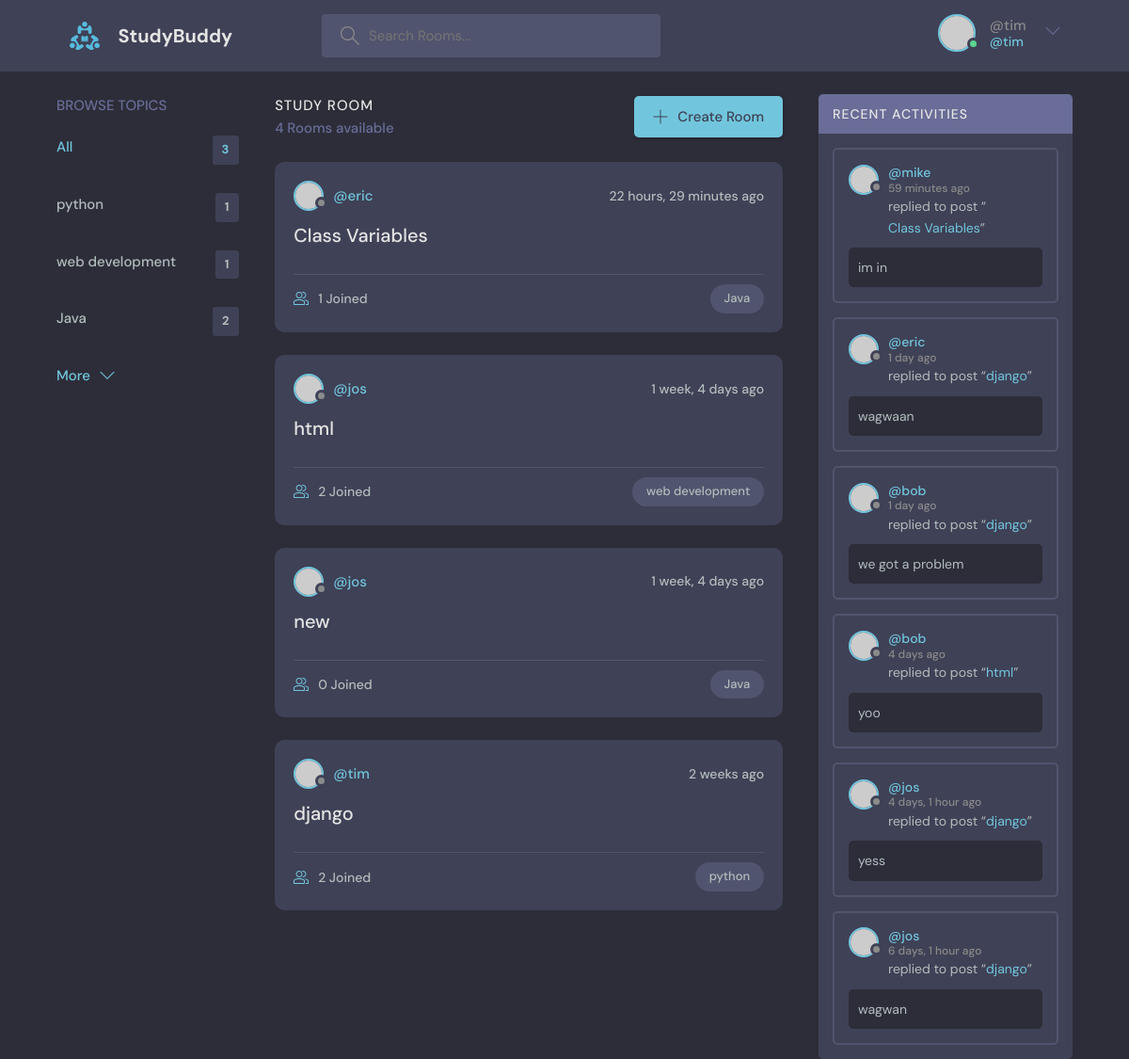
Screenshot of / (signed in) with the database file from the repository.
### base/models.py (models this page shows, shortened)
class Topic(models.Model):
    name= models.CharField(max_length=200)

class Room(models.Model):
    host = models.ForeignKey(User, on_delete=models.SET_NULL, null=True)
    topic = models.ForeignKey(Topic, on_delete=models.SET_NULL, null=True)
    name = models.CharField(max_length=200)
    description = models.TextField(null=True, blank=True)
    participants = models.ManyToManyField(
        User, related_name='participants', blank=True)
    updated = models.DateTimeField(auto_now=True)
    created = models.DateTimeField(auto_now_add=True)
    class Meta:
        ordering = ['-updated', '-created']
    def __str__(self):
        return self.name

class Message(models.Model):
    user = models.ForeignKey(User, on_delete=models.CASCADE)
    room = models.ForeignKey(Room, on_delete=models.CASCADE)
    body = models.TextField()
    updated = models.DateTimeField(auto_now=True)
    created = models.DateTimeField(auto_now_add=True)
    class Meta:
        ordering = ['-updated', '-created']

### base/views.py (the view)
# urls.py: path('', views.home, name="home"),
def home(request):
    q = request.GET.get('q') if request.GET.get('q') != None else ''
    rooms = Room.objects.filter(
        Q(topic__name__icontains=q) |
        Q(name__icontains=q) |
        Q(description__icontains=q)
        )
    topics = Topic.objects.all()
    room_count = rooms.count()
    room_messages = Message.objects.filter(Q(room__topic__name__icontains=q))
    context = {'rooms':rooms, 'topics':topics, 'room_count':room_count, 'room_messages':room_messages}
    return render(request, 'base/home.html', context)

### base/templates/base/home.html (shortened to what this page needs)
{% extends 'main.html'%}
{% block content %}
<main class="layout layout--3">
  <div class="container">
    {% include 'base/topics_component.html' %}
    <div class="roomList">
      <div class="roomList__header">
        <div>
          <h2>Study Room</h2>
          <p>{{room_count}} Rooms available</p>
        </div>
        <a class="btn btn--main" href="create-room.html">
          <svg version="1.1" xmlns="http://www.w3.org/2000/svg" width="32" height="32" viewBox="0 0 32 32">
            <title>add</title>
            <path
              d="M16.943 0.943h-1.885v14.115h-14.115v1.885h14.115v14.115h1.885v-14.115h14.115v-1.885h-14.115v-14.115z">
            </path>
          </svg>
          Create Room
        </a>
      </div>
      {% include 'base/feed_component.html' %}
    </div>
    {% include 'base/activity_component.html' %}
  </div>
</main>
{% endblock %}

### templates/navbar.html (shortened to what this page needs)
{% load static %}
<header class="header header--loggedIn">
    <div class="container">
        <a href="{% url 'home' %}" class="header__logo">
            <img src="{% static 'images/logo.svg' %}" />
            <h1>StudyBuddy</h1>
        </a>
        <form class="header__search" method="GET" action="{% url 'home' %}">
            <label>
                <input type="text" name="q" placeholder="Search Rooms..." />
            </label>
        </form>
        <nav class="header__menu">
            {% if request.user.is_authenticated %}
            <div class="header__user">
                <a href="profile.html">
                    <div class="avatar avatar--medium active">
                        <img src="https://randomuser.me/api/portraits/men/37.jpg" />
                    </div>
                    <p>@{{request.user.username}}<span>@{{request.user.username}}</span></p>
                </a>
                <button class="dropdown-button">
                    <svg version="1.1" xmlns="http://www.w3.org/2000/svg" width="32" height="32" viewBox="0 0 32 32">
                        <title>chevron-down</title>
                        <path d="M16 21l-13-13h-3l16 16 16-16h-3l-13 13z"></path>
                    </svg>
                </button>
            </div>
            {% else %}
            <a href="{% url 'login' %}">
                <img src="{% static 'images/avatar.svg' %}" />
                <p>Login</p>
            </a>
            {% endif %}
        </nav>
    </div>
</header>

### base/templates/base/topics_component.html
<div class="topics">
    <div class="topics__header">
        <h2>Browse Topics</h2>
    </div>
    <ul class="topics__list">
        <li>
            <a href="{% url 'home' %}" class="active">All <span>{{topics.count}}</span></a>
        </li>
        {% for topic in topics %}
        <li>
            <a href="{% url 'home' %}?q={{topic.name}}">{{topic.name}}<span>{{topic.room_set.all.count}}</span></a>
        </li>
        {% endfor %}
    </ul>
    <a class="btn btn--link" href="topics.html">
        More
        <svg version="1.1" xmlns="http://www.w3.org/2000/svg" width="32" height="32" viewBox="0 0 32 32">
            <title>chevron-down</title>
            <path d="M16 21l-13-13h-3l16 16 16-16h-3l-13 13z"></path>
        </svg>
    </a>
</div>

### base/templates/base/feed_component.html (shortened to what this page needs)
{% for room in rooms %}
<div class="roomListRoom">
    <div class="roomListRoom__header">
        <a href="{% url 'user-profile' room.host.id %}" class="roomListRoom__author">
            <div class="avatar avatar--small">
                <img src="https://randomuser.me/api/portraits/women/11.jpg" />
            </div>
            <span>@{{room.host.username}}</span>
        </a>
        <div class="roomListRoom__actions">
            <span>{{room.created|timesince}} ago</span>
        </div>
    </div>
    <div class="roomListRoom__content">
        <a href="{% url 'room' room.id %}">{{room.name}}</a>
    </div>
    <div class="roomListRoom__meta">
        <a href="room.html" class="roomListRoom__joined">
            {{room.participants.all.count}} Joined
        </a>
        <p class="roomListRoom__topic">{{room.topic.name}}</p>
    </div>
</div>
{% endfor%}

### base/templates/base/activity_component.html (shortened to what this page needs)
<div class="activities">
    <div class="activities__header">
        <h2>Recent Activities</h2>
    </div>
    {% for message in room_messages %}
    <div class="activities__box">
        <div class="activities__boxHeader roomListRoom__header">
            <a href="{% url 'user-profile' message.user.id %}" class="roomListRoom__author">
                <div class="avatar avatar--small">
                    <img src="https://randomuser.me/api/portraits/women/11.jpg" />
                </div>
                <p>
                    @{{message.user}}
                    <span>{{message.created|timesince}} ago</span>
                </p>
            </a>
        </div>
        <div class="activities__boxContent">
            <p>replied to post “<a href="{% url 'room' message.room.id %}">{{message.room}}</a>”</p>
            <div class="activities__boxRoomContent">
                {{message.body}}
            </div>
        </div>
    </div>
    {% endfor %}
</div>

### rows the page displays
Topic: name "python", room_set.all.count "1"
Topic: name "web development", room_set.all.count "1"
Topic: name "Java", room_set.all.count "2"
Room: host.username "eric", created "22 hours, 29 minutes", name "Class Variables", participants.all.count "1", topic.name "Java"
Room: host.username "jos", created "1 week, 4 days", name "html", participants.all.count "2", topic.name "web development"
Room: host.username "jos", created "1 week, 4 days", name "new", participants.all.count "0", topic.name "Java"
Room: host.username "tim", created "2 weeks", name "django", participants.all.count "2", topic.name "python"
Message: user "mike", created "59 minutes", room "Class Variables", body "im in"
Message: user "eric", created "1 day", room "django", body "wagwaan"
Message: user "bob", created "1 day", room "django", body "we got a problem"
Message: user "bob", created "4 days", room "html", body "yoo"
Message: user "jos", created "4 days, 1 hour", room "django", body "yess"
Message: user "jos", created "6 days, 1 hour", room "django", body "wagwan"

### other values shown
{{ request.user.username }} "tim"
{{ topics.count }} "3"
{{ room_count }} "4"
